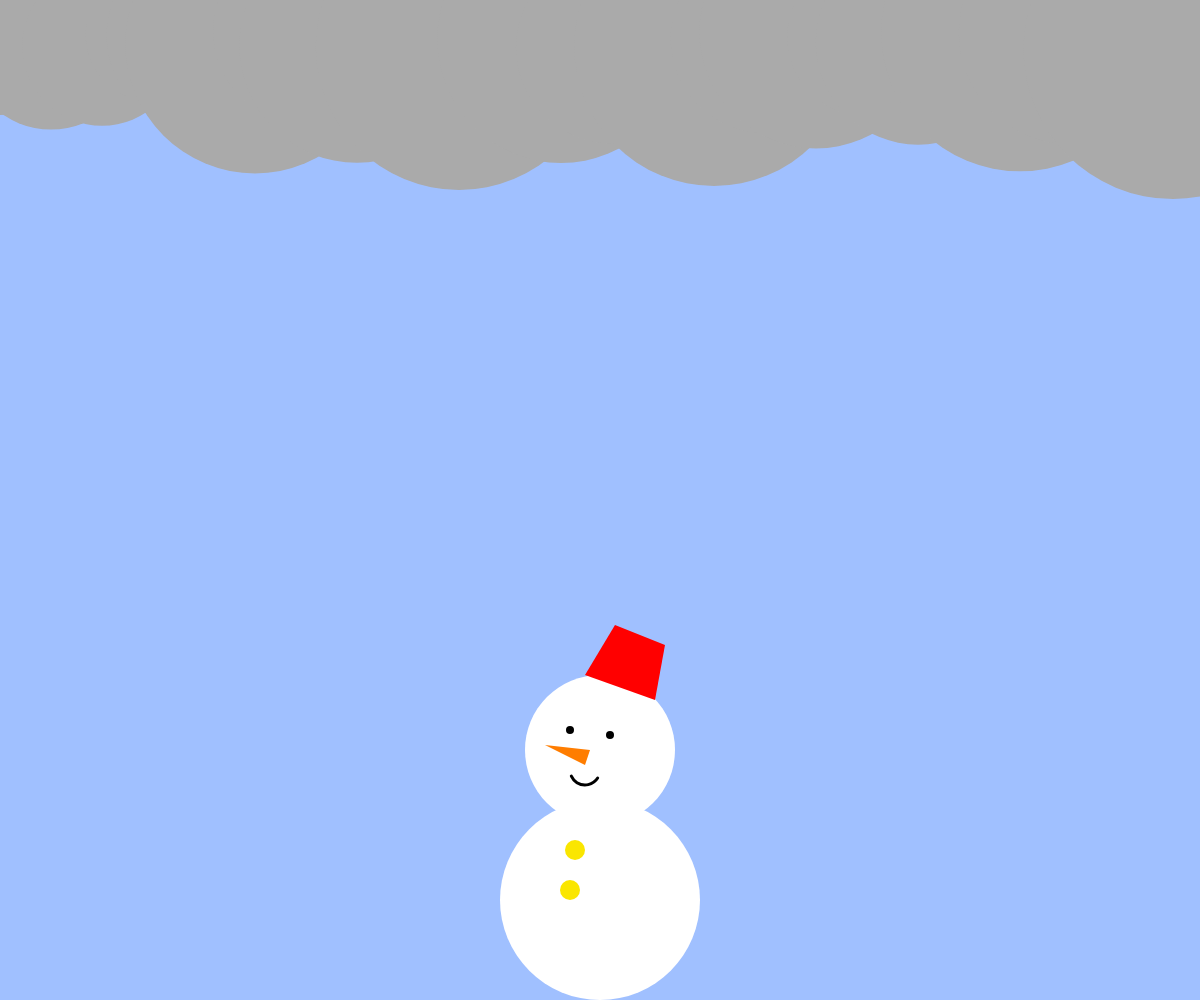
Frame 1 (no input)
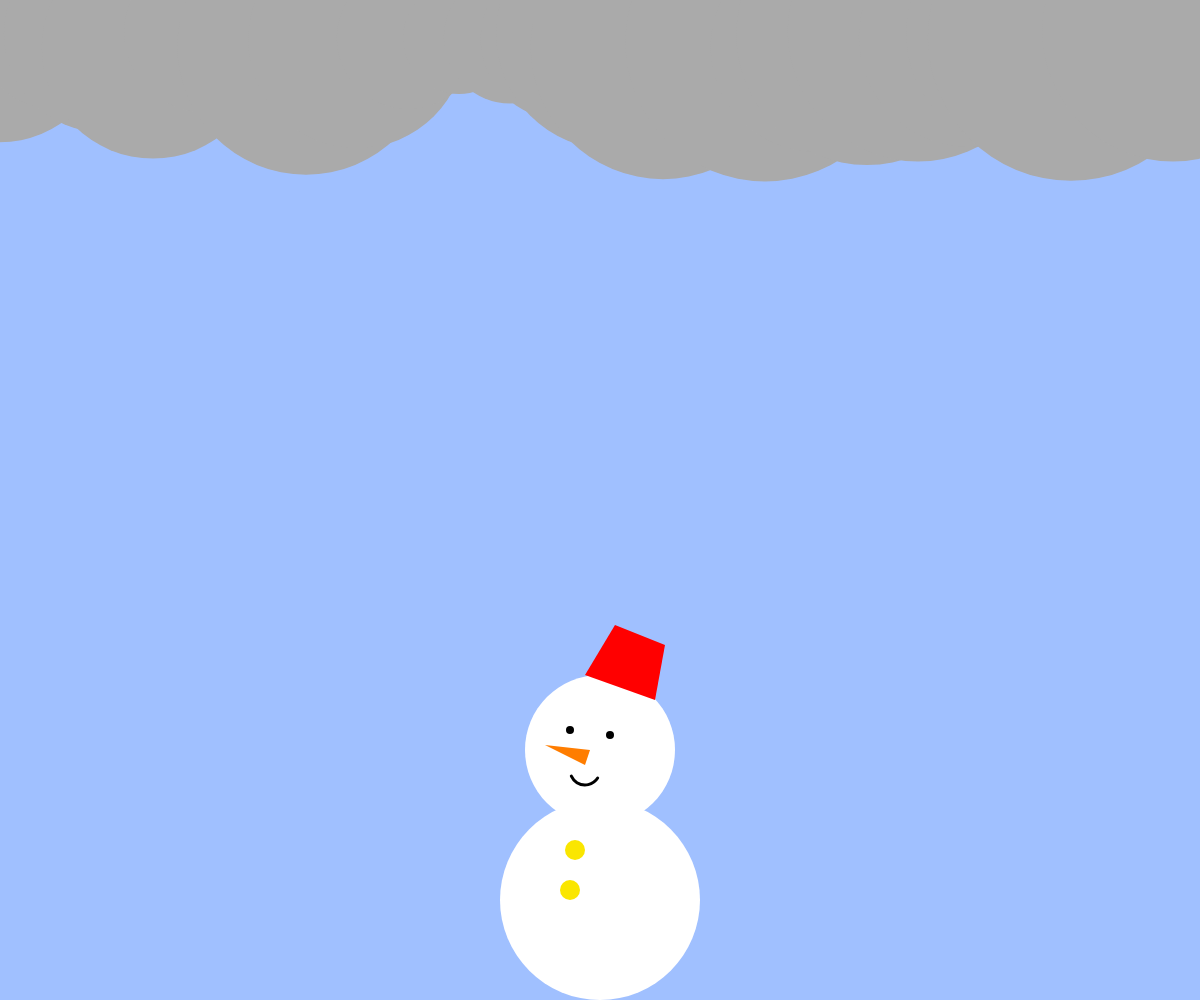
Frame 60 (no input)
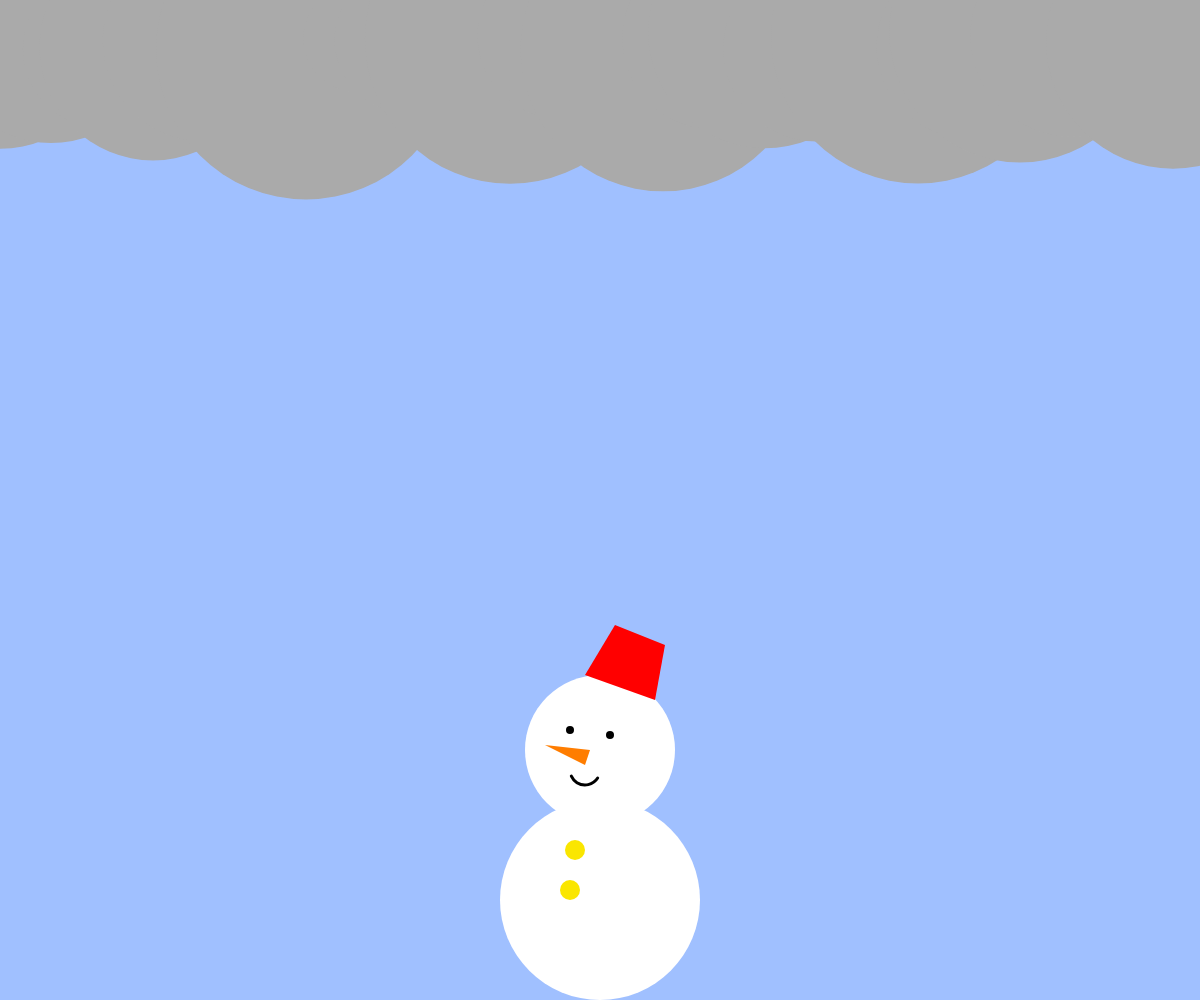
Frame 120 (the mouse pressed at the canvas centre since frame 60)

The p5.js sketch that drew these frames (run headless with seeded random() and noise() and a simulated clock; from frame 60 on, the mouse is pressed at the canvas centre):

// p5.js sketch
// ── sketch.js
// 最終課題を制作しよう
let snow=[];
let cloud=[];
function setup(){
  createCanvas(windowWidth, windowHeight);

}

function draw(){
  background(160, 192, 255);
  noStroke();
  fill(170);
  
  for(let x=0;x < windowWidth; x++){
    ellipse(x,random(30,50),random(100,300));
    x=x+50;
  }
  fill(255);
  ellipse(windowWidth/2, windowHeight-100,200);
  ellipse(windowWidth/2, windowHeight-250,150);
  fill(0);
  ellipse(windowWidth/2-30, windowHeight-270,8);
  ellipse(windowWidth/2+10, windowHeight-265,8);
  fill(255,0,0);
  quad(
    windowWidth/2-15, windowHeight-325,
    windowWidth/2+55, windowHeight-300,
    windowWidth/2+65, windowHeight-355,
    windowWidth/2+15, windowHeight-375
    );
  fill(255,125,0);
  triangle(
    windowWidth/2-55, windowHeight-255,
    windowWidth/2-10, windowHeight-250,
    windowWidth/2-15, windowHeight-235
    );
    fill(250,230,0);
  ellipse(windowWidth/2-25, windowHeight-150,20);
  ellipse(windowWidth/2-30, windowHeight-110,20);

  noFill();
  stroke(0); 
  strokeWeight(3);
  arc(windowWidth/2-15, windowHeight-230,30,30,-12,9,PI);
  



  for(let i = 0; i < snow.length; i++){ // すべての雪を描画し、速度の分だけ移動させる
    noStroke();
    fill(255);
    let s = snow[i];
    ellipse(s.x, s.y, s.size);
    s.x += s.vx;
    s.y += s.vy;
  } 
}


function mouseDragged(){ // ドラッグされたら雪を増やす
  let dx = mouseX - pmouseX;
  let dy = mouseY - pmouseY;
  if(mag(dx, dy) > 5){ 
    let s = { x: mouseX, y: mouseY, size: random(6,25), vx: random(-0.5,0.5), vy: random(3,7) };
    snow.push(s);
  }
}


function windowResized(){
  resizeCanvas(windowWidth, windowHeight);
}
